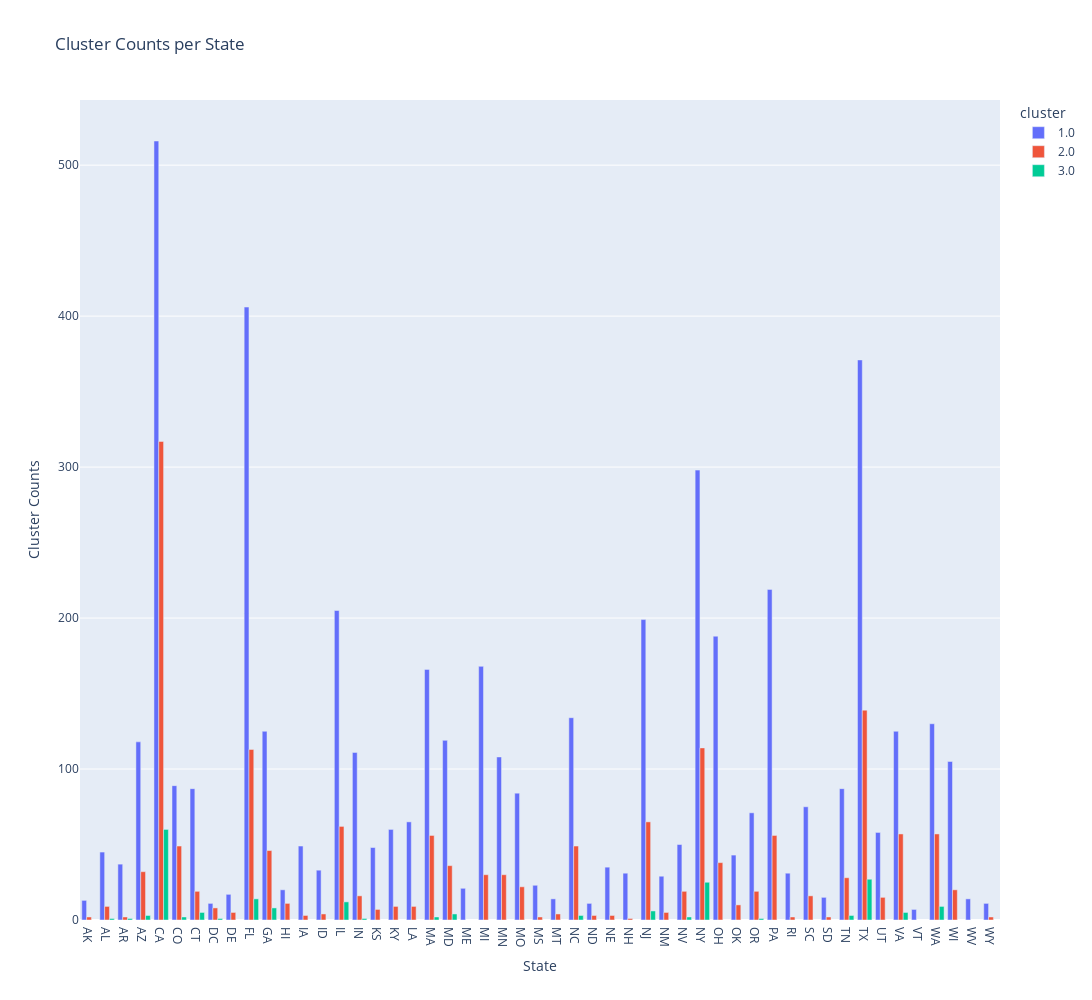

Notebook code for this chart:
### Code cell
import plotly.express as px

# Assuming you have state_cluster_counts DataFrame from the previous step

fig = px.bar(state_cluster_counts[state_cluster_counts["cluster"] != "0.0"], x='STATE', y='cluster_counts',
             color='cluster', barmode='group',
             title='Cluster Counts per State', labels={'cluster_counts': 'Cluster Counts'})

fig.update_layout(xaxis_title='State', yaxis_title='Cluster Counts')

fig.update_layout(xaxis_title='State', yaxis_title='Cluster Counts', 
                  width=1200, height=1000) 

fig.show()

### Figure 1 — Plotly figure (JSON) as saved in the notebook; plotly's stock layout.template omitted (floating-point values rounded to 4 significant figures)
{"data": [{"alignmentgroup": "True", "hovertemplate": "cluster=1.0<br>STATE=%{x}<br>Cluster Counts=%{y}<extra></extra>", "legendgroup": "1.0", "marker": {"color": "#636efa", "pattern": {"shape": ""}}, "name": "1.0", "offsetgroup": "1.0", "orientation": "v", "showlegend": true, "textposition": "auto", "type": "bar", "x": ["AK", "AL", "AR", "AZ", "CA", "CO", "CT", "DC", "DE", "FL", "GA", "HI", "IA", "ID", "IL", "IN", "KS", "KY", "LA", "MA", "MD", "ME", "MI", "MN", "MO", "MS", "MT", "NC", "ND", "NE", "NH", "NJ", "NM", "NV", "NY", "OH", "OK", "OR", "PA", "RI", "SC", "SD", "TN", "TX", "UT", "VA", "VT", "WA", "WI", "WV", "WY"], "xaxis": "x", "y": [13, 45, 37, 118, 516, 89, 87, 11, 17, 406, 125, 20, 49, 33, 205, 111, 48, 60, 65, 166, 119, 21, 168, 108, 84, 23, 14, 134, 11, 35, 31, 199, 29, 50, 298, 188, 43, 71, 219, 31, 75, 15, 87, 371, 58, 125, 7, 130, 105, 14, 11], "yaxis": "y"}, {"alignmentgroup": "True", "hovertemplate": "cluster=2.0<br>STATE=%{x}<br>Cluster Counts=%{y}<extra></extra>", "legendgroup": "2.0", "marker": {"color": "#EF553B", "pattern": {"shape": ""}}, "name": "2.0", "offsetgroup": "2.0", "orientation": "v", "showlegend": true, "textposition": "auto", "type": "bar", "x": ["AK", "AL", "AR", "AZ", "CA", "CO", "CT", "DC", "DE", "FL", "GA", "HI", "IA", "ID", "IL", "IN", "KS", "KY", "LA", "MA", "MD", "MI", "MN", "MO", "MS", "MT", "NC", "ND", "NE", "NH", "NJ", "NM", "NV", "NY", "OH", "OK", "OR", "PA", "RI", "SC", "SD", "TN", "TX", "UT", "VA", "WA", "WI", "WY"], "xaxis": "x", "y": [2, 9, 2, 32, 317, 49, 19, 8, 5, 113, 46, 11, 3, 4, 62, 16, 7, 9, 9, 56, 36, 30, 30, 22, 2, 4, 49, 3, 3, 1, 65, 5, 19, 114, 38, 10, 19, 56, 2, 16, 2, 28, 139, 15, 57, 57, 20, 2], "yaxis": "y"}, {"alignmentgroup": "True", "hovertemplate": "cluster=3.0<br>STATE=%{x}<br>Cluster Counts=%{y}<extra></extra>", "legendgroup": "3.0", "marker": {"color": "#00cc96", "pattern": {"shape": ""}}, "name": "3.0", "offsetgroup": "3.0", "orientation": "v", "showlegend": true, "textposition": "auto", "type": "bar", "x": ["AL", "AR", "AZ", "CA", "CO", "CT", "DC", "FL", "GA", "IL", "IN", "MA", "MD", "NC", "NJ", "NV", "NY", "OR", "TN", "TX", "VA", "WA"], "xaxis": "x", "y": [1, 1, 3, 60, 2, 5, 1, 14, 8, 12, 1, 2, 4, 3, 6, 2, 25, 1, 3, 27, 5, 9], "yaxis": "y"}], "layout": {"barmode": "group", "height": 1000, "legend": {"title": {"text": "cluster"}, "tracegroupgap": 0}, "title": {"text": "Cluster Counts per State"}, "width": 1200, "xaxis": {"anchor": "y", "domain": [0, 1], "title": {"text": "State"}}, "yaxis": {"anchor": "x", "domain": [0, 1], "title": {"text": "Cluster Counts"}}}}
